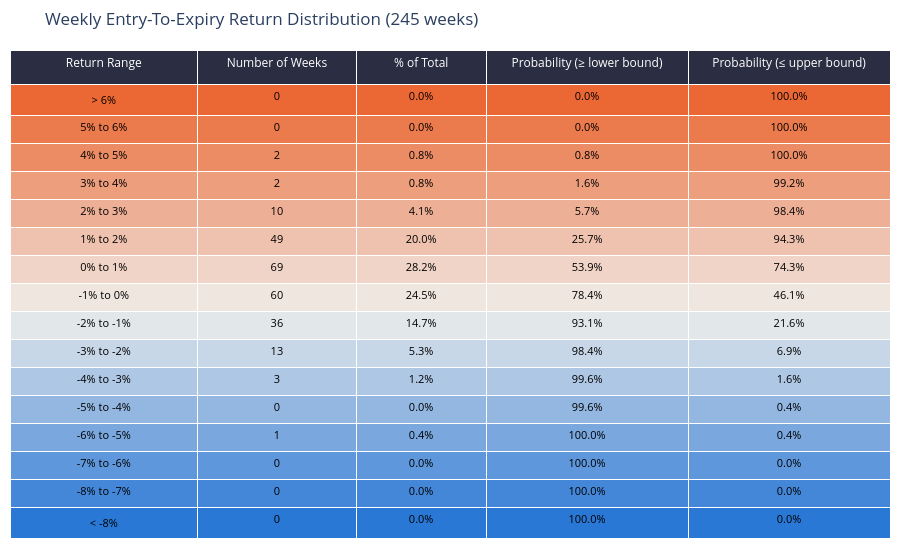

Notebook source saved alongside this figure:
### Markdown cell above
## Return Distribution — Entry-To-Expiry Close Move %

Every weekly `expiry_move_pct` bucketed into 1% return ranges, ordered best to worst, with the probability of landing at or beyond each bound — the same shape as a broker's option-probability table. Colour runs warm for gains, cool for losses, neutral through the middle.

### Code cell
edges = np.arange(LOWER_TAIL, UPPER_TAIL + BIN_WIDTH, BIN_WIDTH)
bin_edges = [-np.inf, *edges, np.inf]

labels = [f"< {LOWER_TAIL:.0f}%"]
labels += [f"{lo:.0f}% to {hi:.0f}%" for lo, hi in zip(edges[:-1], edges[1:])]
labels.append(f"> {UPPER_TAIL:.0f}%")

bucket = pd.cut(moves["expiry_move_pct"], bins=bin_edges, labels=labels, right=False)
dist = bucket.value_counts().reindex(labels[::-1]).rename("periods").to_frame()   # best bucket first

total = int(dist["periods"].sum())
dist["pct_of_total"] = dist["periods"] / total * 100
dist["prob_at_least"] = dist["periods"].cumsum() / total * 100          # P(return >= bucket lower bound)
dist["prob_at_most"] = 100 - dist["prob_at_least"] + dist["pct_of_total"]  # P(return <= bucket upper bound)


def diverging(n: int) -> list[str]:
    """Warm (best) to neutral to cool (worst), matching the up/down poles used throughout."""
    colors = []
    for t in np.linspace(1.0, -1.0, n):
        pole = UP_COLOR if t >= 0 else DOWN_COLOR
        mix = abs(t)
        colors.append("rgb({},{},{})".format(*[int(NEUTRAL[i] + (pole[i] - NEUTRAL[i]) * mix) for i in range(3)]))
    return colors


row_colors = diverging(len(dist))

fig = go.Figure(
    data=[
        go.Table(
            columnwidth=[130, 110, 90, 140, 140],
            header=dict(
                values=[
                    "Return Range", "Number of Weeks", "% of Total",
                    "Probability (≥ lower bound)", "Probability (≤ upper bound)",
                ],
                fill_color=HEADER_FILL,
                font=dict(color="white", size=12),
                align="center",
                height=34,
            ),
            cells=dict(
                values=[
                    dist.index,
                    dist["periods"],
                    dist["pct_of_total"].map("{:.1f}%".format),
                    dist["prob_at_least"].map("{:.1f}%".format),
                    dist["prob_at_most"].map("{:.1f}%".format),
                ],
                fill_color=[row_colors] * 5,
                font=dict(color="black", size=11),
                align="center",
                height=28,
            ),
        )
    ]
)
fig.update_layout(
    title=f"Weekly Entry-To-Expiry Return Distribution ({total} weeks)",
    height=560,
    margin=dict(t=50, b=10, l=10, r=10),
)
fig.show()

### Figure 1 — Plotly figure (JSON) as saved in the notebook; plotly's stock layout.template omitted (floating-point values rounded to 4 significant figures)
{"data": [{"cells": {"align": "center", "fill": {"color": [["rgb(235,104,52)", "rgb(235,122,76)", "rgb(236,140,101)", "rgb(237,158,125)", "rgb(237,176,150)", "rgb(238,194,174)", "rgb(239,212,199)", "rgb(239,230,223)", "rgb(226,231,234)", "rgb(200,215,231)", "rgb(174,199,228)", "rgb(147,183,225)", "rgb(121,167,222)", "rgb(94,151,219)", "rgb(68,135,216)", "rgb(42,120,214)"], ["rgb(235,104,52)", "rgb(235,122,76)", "rgb(236,140,101)", "rgb(237,158,125)", "rgb(237,176,150)", "rgb(238,194,174)", "rgb(239,212,199)", "rgb(239,230,223)", "rgb(226,231,234)", "rgb(200,215,231)", "rgb(174,199,228)", "rgb(147,183,225)", "rgb(121,167,222)", "rgb(94,151,219)", "rgb(68,135,216)", "rgb(42,120,214)"], ["rgb(235,104,52)", "rgb(235,122,76)", "rgb(236,140,101)", "rgb(237,158,125)", "rgb(237,176,150)", "rgb(238,194,174)", "rgb(239,212,199)", "rgb(239,230,223)", "rgb(226,231,234)", "rgb(200,215,231)", "rgb(174,199,228)", "rgb(147,183,225)", "rgb(121,167,222)", "rgb(94,151,219)", "rgb(68,135,216)", "rgb(42,120,214)"], ["rgb(235,104,52)", "rgb(235,122,76)", "rgb(236,140,101)", "rgb(237,158,125)", "rgb(237,176,150)", "rgb(238,194,174)", "rgb(239,212,199)", "rgb(239,230,223)", "rgb(226,231,234)", "rgb(200,215,231)", "rgb(174,199,228)", "rgb(147,183,225)", "rgb(121,167,222)", "rgb(94,151,219)", "rgb(68,135,216)", "rgb(42,120,214)"], ["rgb(235,104,52)", "rgb(235,122,76)", "rgb(236,140,101)", "rgb(237,158,125)", "rgb(237,176,150)", "rgb(238,194,174)", "rgb(239,212,199)", "rgb(239,230,223)", "rgb(226,231,234)", "rgb(200,215,231)", "rgb(174,199,228)", "rgb(147,183,225)", "rgb(121,167,222)", "rgb(94,151,219)", "rgb(68,135,216)", "rgb(42,120,214)"]]}, "font": {"color": "black", "size": 11}, "height": 28, "values": [["> 6%", "5% to 6%", "4% to 5%", "3% to 4%", "2% to 3%", "1% to 2%", "0% to 1%", "-1% to 0%", "-2% to -1%", "-3% to -2%", "-4% to -3%", "-5% to -4%", "-6% to -5%", "-7% to -6%", "-8% to -7%", "< -8%"], [0, 0, 2, 2, 10, 49, 69, 60, 36, 13, 3, 0, 1, 0, 0, 0], ["0.0%", "0.0%", "0.8%", "0.8%", "4.1%", "20.0%", "28.2%", "24.5%", "14.7%", "5.3%", "1.2%", "0.0%", "0.4%", "0.0%", "0.0%", "0.0%"], ["0.0%", "0.0%", "0.8%", "1.6%", "5.7%", "25.7%", "53.9%", "78.4%", "93.1%", "98.4%", "99.6%", "99.6%", "100.0%", "100.0%", "100.0%", "100.0%"], ["100.0%", "100.0%", "100.0%", "99.2%", "98.4%", "94.3%", "74.3%", "46.1%", "21.6%", "6.9%", "1.6%", "0.4%", "0.4%", "0.0%", "0.0%", "0.0%"]]}, "columnwidth": [130, 110, 90, 140, 140], "header": {"align": "center", "fill": {"color": "#2b2d42"}, "font": {"color": "white", "size": 12}, "height": 34, "values": ["Return Range", "Number of Weeks", "% of Total", "Probability (≥ lower bound)", "Probability (≤ upper bound)"]}, "type": "table"}], "layout": {"height": 560, "margin": {"b": 10, "l": 10, "r": 10, "t": 50}, "title": {"text": "Weekly Entry-To-Expiry Return Distribution (245 weeks)"}}}
